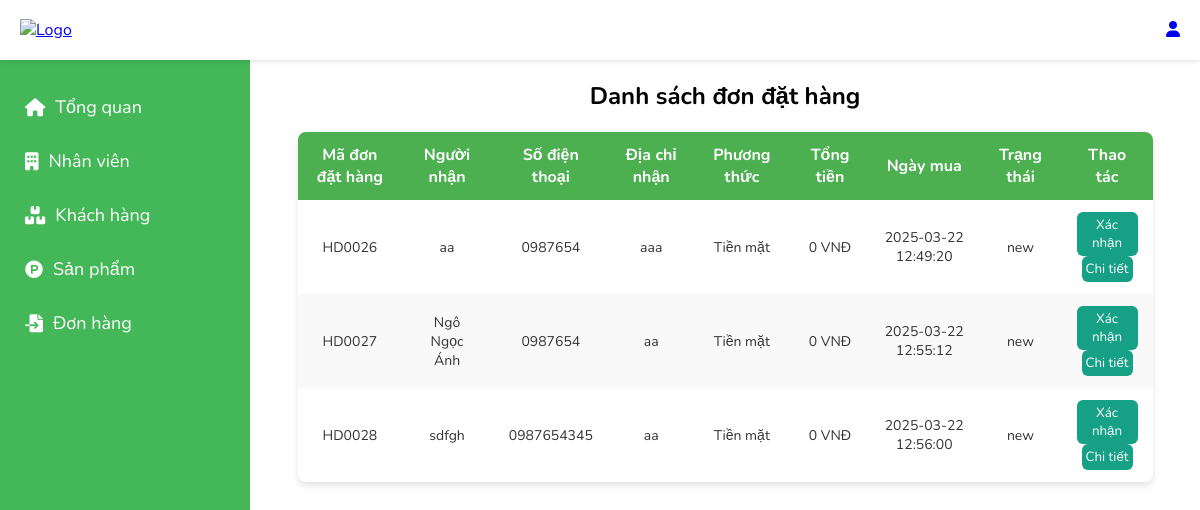
Page /admin/donhang on the earlier database version.
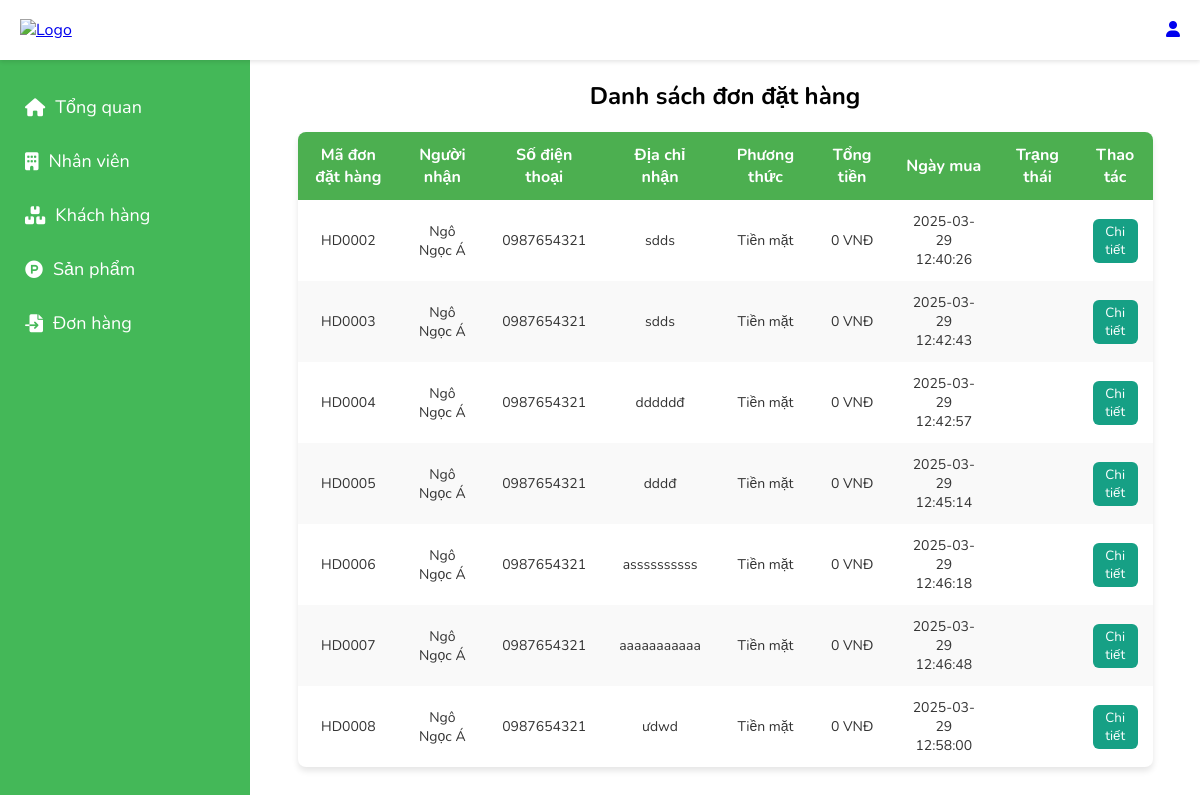
Same page on the later database version.
### tables this page shows
CREATE TABLE `hoadon` (
  `id` int(3) NOT NULL,
  `mahoadon` varchar(10) NOT NULL,
  `makhachhang` varchar(10) NOT NULL,
  `hoten_nhan` varchar(200) NOT NULL,
  `sdt_nhan` varchar(10) NOT NULL,
  `diachi_nhan` varchar(500) NOT NULL,
  `ngaytao` datetime NOT NULL DEFAULT current_timestamp(),
  `tongtientruocgiam` decimal(10,2) NOT NULL,
  `giamgia` int(10) NOT NULL DEFAULT 0,
  `tongtiensaugiam` decimal(10,2) NOT NULL,
  `pttt` varchar(200) NOT NULL,
  `trangthai` varchar(10) NOT NULL
);

### core/controller.php (called while the page is built, shortened)
<?php
class controller {
    public function model($model) {
        return new $model();
    }
    public function view($view, $data=NULL) {
        require_once 'app/views/' . $view . '.php';
    }
}
?>

### app/Controllers/admincontroller.php (called while the page is built, shortened)
<?php
require_once 'core/Controller.php';
class adminController extends Controller
{
    private $adminModel;
    public function __construct()
    {
        $this->adminModel = $this->model('adminModel');
    }
    public function donhang()
    {
        $listddh = $this->adminModel->getddh();
        $chitietddh = $this->adminModel->chitietdonhang();
        $this->view('admin/listddh', ['listddh' => $listddh, 'ctddh' => $chitietddh]);
    }
}

### core/routers.php (called while the page is built, shortened)
<?php
    class Router {
        protected $action = 'trangchu';
        private function parseUrl($uri) {
            return explode('/', filter_var(rtrim($uri, '/'), FILTER_SANITIZE_URL));
        }
        public function dispatch($uri) {
            $url = $this->parseUrl($uri);
            if(file_exists('app/Controllers/' . $url[2] . 'Controller.php')) {
                unset($url[2]);
            }
            $this->controller = new $this->controller;
            if(isset($url[3])) {
                if(method_exists($this->controller, $url[3])) {
                    $this->action = $url[3];
                    unset($url[3]);
                }
            }
            unset($url[0]);
            unset($url[1]);
            $this->params = $url ? array_values($url) : [];
           call_user_func_array([$this->controller, $this->action], $this->params);
        }
    }
?>

### index.php (called while the page is built, shortened)
<?php
    require_once 'core/routers.php';
    $router = new Router();
    $router->dispatch($_SERVER['REQUEST_URI']);
?>

### core/model.php (called while the page is built, shortened)
<?php
class Model {
    public function __construct() {
            $this->con = new mysqli('localhost','root','','dtb1');
    }
}

### app/models/adminModel.php (called while the page is built, shortened)
<?php
require_once './core/model.php';
class adminModel extends Model {
    protected $tbldonhang = "hoadon";
public fUNCTION getddh(){
   $sql = "SELECT * FROM $this->tbldonhang";
   $result = $this->con->query($sql);
   return $result;
}
}
?>

### app/views/admin/listddh.php (the view, shortened to what this page needs)
<!DOCTYPE html>
<html lang="en">
  <head>
  </head>
  <body>
    <div class="detail">
      <main class="main-content">
          <h2 style="text-align: center;">Danh sách đơn đặt hàng</h2>
          <table>
            <thead>
              <tr>
                <th>Mã đơn đặt hàng </th>
                <th>Người nhận</th>
                <th>Số điện thoại</th>
                <th>Địa chỉ nhận</th>
                <th>Phương thức</th>
                <th>Tổng tiền</th>
                <th>Ngày mua</th>
                <th>Trạng thái</th>
                <th>Thao tác</th>
              </tr>
            </thead>
            <tbody>
                <?php
                $i=1;
                while($row=mysqli_fetch_array($listddh)){
                    ?>
              <tr>
                <td><?php echo $row['mahoadon']  ?></td>
                <td><?php echo $row['hoten_nhan']  ?></td>
                <td><?php echo $row['sdt_nhan']  ?></td>
                <td><?php echo $row['diachi_nhan']  ?></td>
                <td><?php if($row['pttt']=="tien_mat"){
                    echo "Tiền mặt";
                } else{
                    echo "Chuyển khoản";
                }   ?></td>
                <td><?php echo number_format($row['tongtiensaugiam'], 0, ',', '.'); ?> VNĐ</td>
                <td><?php echo $row['ngaytao']  ?></td>
                <td><?php echo $row['trangthai']  ?></td>
                <td>
                    <?php if($row['trangthai']=="new"){?>
                        <a href="/inis/admin/xulyxacnhan/<?php echo $row['mahoadon'] ?>" id="confirm-link-<?php echo $row['mahoadon'] ?>">
                            <button class="btn edit-btn">Xác nhận</button>
                        </a>
                   <?php }?>
                   <button onclick="openPopup('<?php echo $row['mahoadon']; ?>')"style="background-color: #16A085; color: white; border: none; padding: 4px 4px; border-radius: 6px; cursor: pointer;"> Chi tiết</button>
                </td>
              </tr>
              <?php $i++; }?>
            </tbody>
          </table>
      </main>
    </div>
  </body>
</html>

Differences in the rows shown:
removed hoadon: mahoadon "HD0026", hoten_nhan "aa", sdt_nhan "0987654", diachi_nhan "aaa", pttt "Tiền mặt", tongtiensaugiam "0", ngaytao "2025-03-22 12:49:20", trangthai "new"
removed hoadon: mahoadon "HD0027", hoten_nhan "Ngô Ngọc Ánh", sdt_nhan "0987654", diachi_nhan "aa", pttt "Tiền mặt", tongtiensaugiam "0", ngaytao "2025-03-22 12:55:12", trangthai "new"
removed hoadon: mahoadon "HD0028", hoten_nhan "sdfgh", sdt_nhan "0987654345", diachi_nhan "aa", pttt "Tiền mặt", tongtiensaugiam "0", ngaytao "2025-03-22 12:56:00", trangthai "new"
added hoadon: mahoadon "HD0002", hoten_nhan "Ngô Ngọc Á", sdt_nhan "0987654321", diachi_nhan "sdds", pttt "Tiền mặt", tongtiensaugiam "0", ngaytao "2025-03-29 12:40:26"
added hoadon: mahoadon "HD0003", hoten_nhan "Ngô Ngọc Á", sdt_nhan "0987654321", diachi_nhan "sdds", pttt "Tiền mặt", tongtiensaugiam "0", ngaytao "2025-03-29 12:42:43"
added hoadon: mahoadon "HD0004", hoten_nhan "Ngô Ngọc Á", sdt_nhan "0987654321", diachi_nhan "dddddđ", pttt "Tiền mặt", tongtiensaugiam "0", ngaytao "2025-03-29 12:42:57"
added hoadon: mahoadon "HD0005", hoten_nhan "Ngô Ngọc Á", sdt_nhan "0987654321", diachi_nhan "dddđ", pttt "Tiền mặt", tongtiensaugiam "0", ngaytao "2025-03-29 12:45:14"
added hoadon: mahoadon "HD0006", hoten_nhan "Ngô Ngọc Á", sdt_nhan "0987654321", diachi_nhan "assssssssss", pttt "Tiền mặt", tongtiensaugiam "0", ngaytao "2025-03-29 12:46:18"
added hoadon: mahoadon "HD0007", hoten_nhan "Ngô Ngọc Á", sdt_nhan "0987654321", diachi_nhan "aaaaaaaaaaa", pttt "Tiền mặt", tongtiensaugiam "0", ngaytao "2025-03-29 12:46:48"
added hoadon: mahoadon "HD0008", hoten_nhan "Ngô Ngọc Á", sdt_nhan "0987654321", diachi_nhan "ưdwd", pttt "Tiền mặt", tongtiensaugiam "0", ngaytao "2025-03-29 12:58:00"
